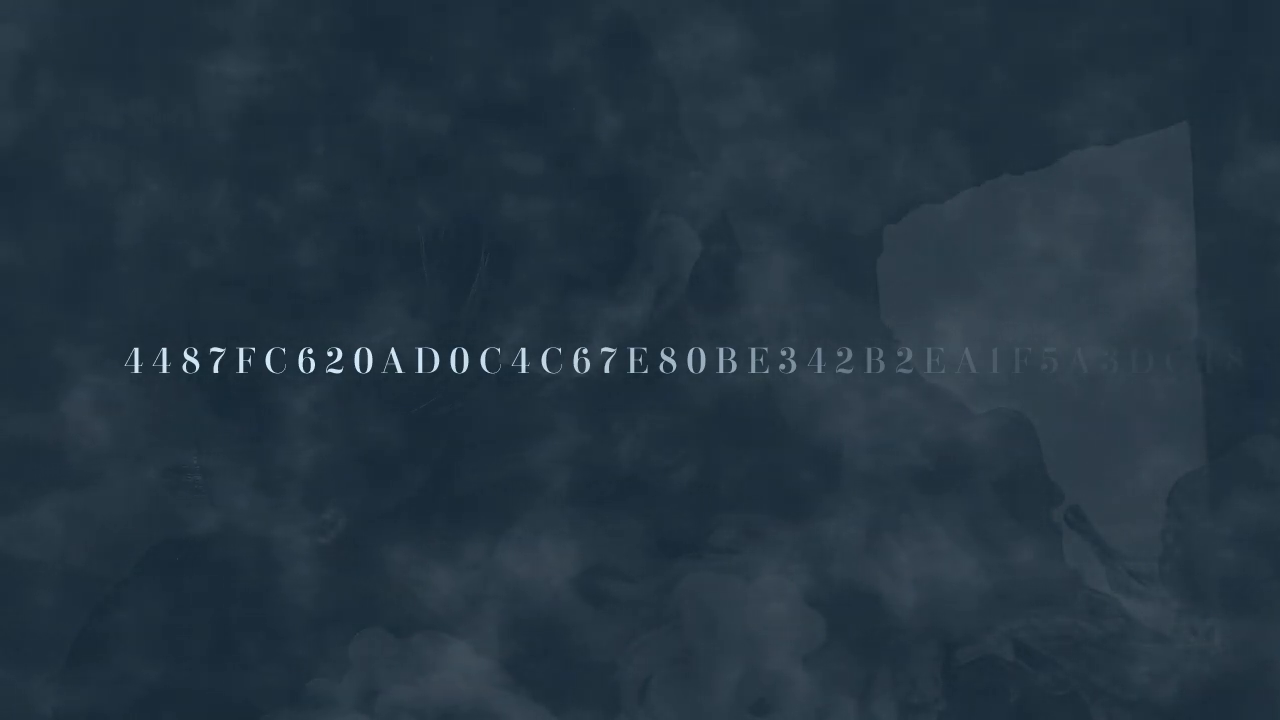
#> input picture frame 1170 of puzzles/crypto-puzzles-2018-puzzle-2-0-05eth/data/3l1jFa3Mw0s_720p60.mp4, 1280 x 720 px, given in place of TRUUTryah70_720p60.mp4, which was not available
$ python glyph_timeline.py
#> lines starting #> are read from the running program, lines starting #| are printed output that depends on the picture; after the words box and inside, x2 and y2 are one past the last pixel; in counts of white or black regions, pixels touching at a corner belong together; pictures that were not available may be replaced by others from this repository, and a replacement may not be noted
import cv2, numpy as np, os
D='data'
def scan(video,t0,t1,step,ymin,ymax,xmin,xmax,tag,thr=170,amin=80):
#> called with video = 'TRUUTryah70_720p60.mp4', t0 = 19.5, t1 = 27.5, step = 6, ymin = 250, ymax = 650, xmin = 0, xmax = 1280
    cap=cv2.VideoCapture(os.path.join(D,video)); fps=cap.get(cv2.CAP_PROP_FPS)
    f0,f1=int(t0*fps),int(t1*fps)
    cap.set(cv2.CAP_PROP_POS_FRAMES,f0)
    crops=[]; labels=[]; rows=[]
    idx=f0
    while idx<f1:
        ok,fr=cap.read()
#> fr is the input picture: shape (720, 1280, 3); mean B, G, R 65.7, 53.1, 36.4
        if not ok: break
        if (idx-f0)%step==0:
            g=cv2.cvtColor(fr,cv2.COLOR_BGR2GRAY)
            m=(g>thr).astype(np.uint8)*255
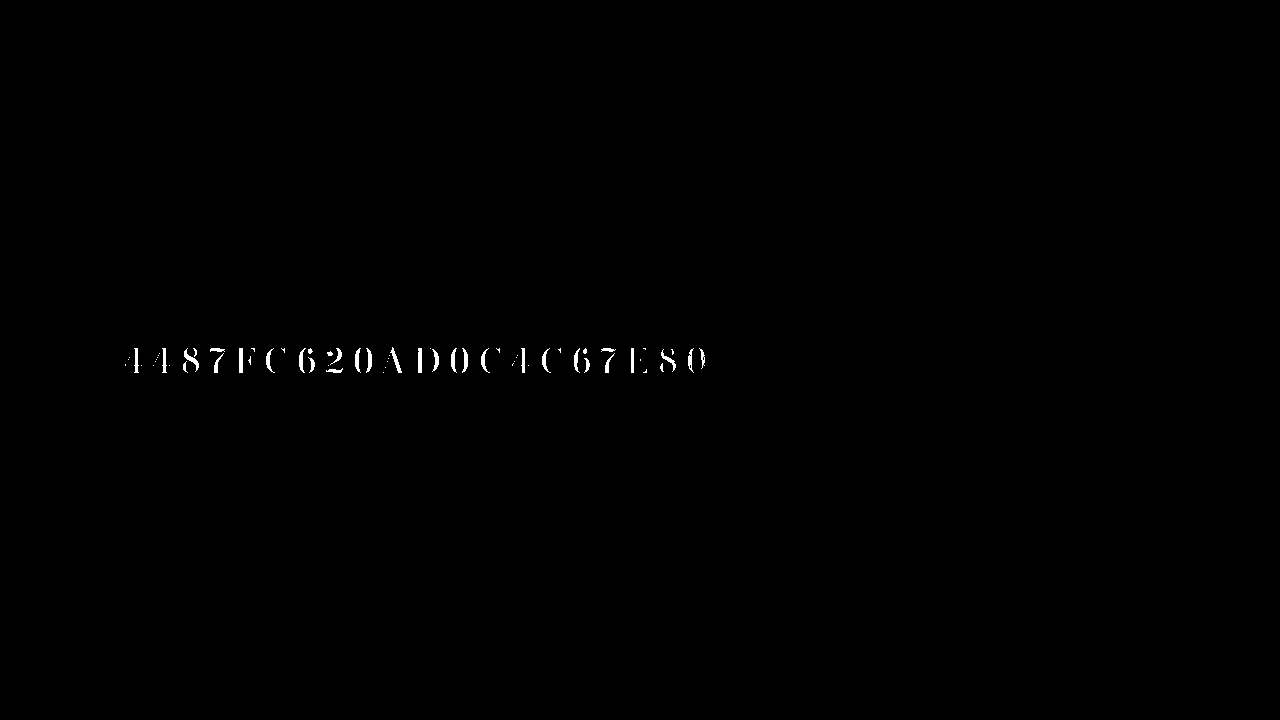
#> m: shape (720, 1280); 0.25% white; 67 white regions (34 under 20 px), largest, box (x1, y1, x2, y2) and area: (239, 348, 243, 373) 100, (184, 348, 199, 372) 99, (418, 348, 422, 373) 99
            m[:ymin]=0; m[ymax:]=0; m[:, :xmin]=0; m[:, xmax:]=0
            n,lab,stats,cent=cv2.connectedComponentsWithStats(m,8)
#> lab: shape (720, 1280) int32; 68 distinct labels, from 0 to 67
#> n = 68; stats = 68 rows, first 6: [0, 0, 1280, 720, 919255], [390, 347, 12, 26, 96], [134, 348, 5, 25, 80], [162, 348, 5, 25, 80], [184, 348, 15, 24, 99], [193, 348, 4, 9, 18]; cent = 68 pairs, first value 125 to 702.1, second value 348 to 372
            comps=[]
            for k in range(1,n):
                x,y,w,h,a=stats[k]
                if a>=amin:
                    comps.append((x,y,w,h,a))
#> this loop made 67 passes
#> (x, y, w, h, a) on passes 1 to 12: (390, 347, 12, 26, 96), (134, 348, 5, 25, 80), (162, 348, 5, 25, 80), (184, 348, 15, 24, 99), (193, 348, 4, 9, 18), (210, 348, 15, 4, 45), (239, 348, 4, 25, 100), (251, 348, 4, 4, 8), (266, 348, 9, 25, 80), (281, 348, 4, 5, 9), (299, 348, 7, 25, 82), (308, 348, 5, 6, 20)
#> after the loop, comps = 22 items, first 6: (390, 347, 12, 26, 96), (134, 348, 5, 25, 80), (162, 348, 5, 25, 80), (184, 348, 15, 24, 99), (239, 348, 4, 25, 100), (266, 348, 9, 25, 80)
            print(f'{tag} {idx/fps:6.2f}s frame {idx}: '+ ' | '.join(f'x{x+w/2:.0f} y{y+h/2:.0f} {w}x{h} a{a}' for x,y,w,h,a in comps))
#> (printed output is left out)
            # montage: crop a wide band with all comps
            if comps:
                x0=max(0,min(c[0] for c in comps)-15); x1=min(fr.shape[1],max(c[0]+c[2] for c in comps)+15)
#> after `x0 = max(0, min((c[0] for c in comps)) - 15)`: x0 = 119
#> after `x1 = min(fr.shape[1], max((c[0] + c[2] for c in comps)) + 15)`: x1 = 709
                y0=max(0,min(c[1] for c in comps)-15); y1=min(fr.shape[0],max(c[1]+c[3] for c in comps)+15)
#> after `y0 = max(0, min((c[1] for c in comps)) - 15)`: y0 = 332
#> after `y1 = min(fr.shape[0], max((c[1] + c[3] for c in comps)) + 15)`: y1 = 388
                crop=fr[y0:y1,x0:x1]
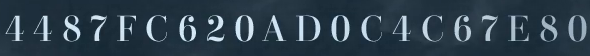
#> crop: shape (56, 590, 3); mean B, G, R 77, 64.2, 46.9
                h=110; w=max(1,int(crop.shape[1]*h/crop.shape[0]))
#> after `w = max(1, int(crop.shape[1] * h / crop.shape[0]))`: w = 1158
                crop=cv2.resize(crop,(w,h))
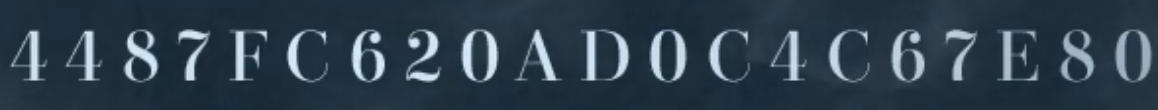
#> crop: shape (110, 1158, 3); mean B, G, R 76.9, 64.1, 46.8
                if w>360: crop=crop[:, :360]
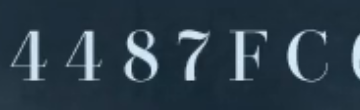
#> crop: shape (110, 360, 3); mean B, G, R 74.3, 61.7, 44.4
                canvas=np.zeros((140,380,3),np.uint8); canvas[25:25+h,5:5+crop.shape[1]]=crop
#> after `canvas[25:25 + h, 5:5 + crop.shape[1]] = crop`:
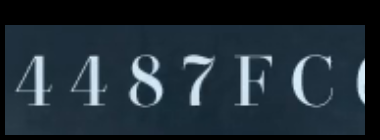
#> canvas: shape (140, 380, 3); mean B, G, R 55.3, 45.9, 33
                cv2.putText(canvas,f'{idx/fps:.2f}',(5,15),cv2.FONT_HERSHEY_SIMPLEX,0.45,(0,255,0),1)
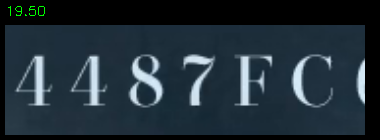
#> canvas: shape (140, 380, 3); 0.17% of pixels changed, all inside (x1, y1, x2, y2) = (8, 6, 45, 16)
                rows.append(canvas)
        idx+=1
    cap.release()
    if rows:
        per=6
        sheet=[]
        for r in range(0,len(rows),per):
            row=rows[r:r+per]
            while len(row)<per: row.append(np.zeros((140,380,3),np.uint8))
            sheet.append(np.hstack(row))
        out=np.vstack(sheet)
        cv2.imwrite(f'data/f720/{tag}_glyphs.png',out)
        print(tag,'montage',out.shape)
scan('TRUUTryah70_720p60.mp4',19.5,27.5,6,250,650,0,1280,'p1',170,60)
scan('U_0DtYHDPy0_720p60.mp4',25.3,27.8,3,0,720,500,800,'p2col',170,60)
